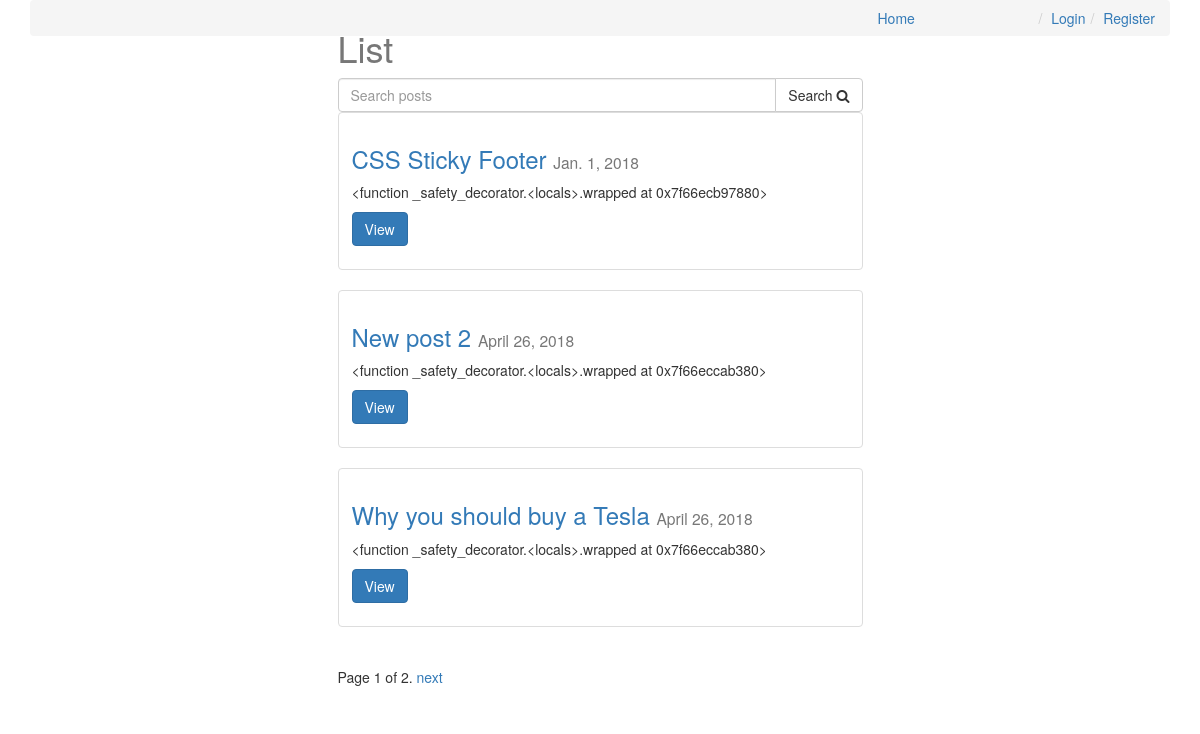
/?page=1, run on the app's committed database.
### posts/models.py (models this page shows, shortened)
class Post(models.Model):
    user = models.ForeignKey(settings.AUTH_USER_MODEL, default=1)
    title = models.CharField(max_length=120)
    slug = models.SlugField(unique=True)
    image = models.ImageField(
        null=True,
        blank=True,
        upload_to=upload_location,
        width_field='width_field',
        height_field='height_field',
    )
    height_field = models.IntegerField(default=0)
    width_field = models.IntegerField(default=0)
    content = models.TextField()
    draft = models.BooleanField(default=False)
    publish = models.DateField(auto_now=False, auto_now_add=False)
    read_time = models.IntegerField(default=0)
    updated = models.DateTimeField(auto_now=True, auto_now_add=False)
    timestamp = models.DateTimeField(auto_now=False, auto_now_add=True)
    objects = PostManager()
    def get_absolute_url(self):
        return reverse('posts:detail', kwargs={'slug': self.slug})
    def get_markdown(self):
        content = self.content
        return mark_safe(markdown(content))
    class Meta:
        ordering = ['-timestamp', '-updated']

### posts/views.py (the view, shortened to what this page needs)
# urls.py: url(r'^$', post_list, name='list'),
def post_list(request):
    if request.user.is_staff or request.user.is_superuser:
        queryset_list = Post.objects.all()
    else:
        queryset_list = Post.objects.active()
    query = request.GET.get("q")
    today = timezone.now().date()
    paginator = Paginator(queryset_list, 3)
    page = request.GET.get('page')
    try:
        queryset = paginator.page(page)
    except PageNotAnInteger:
        queryset = paginator.page(1)
    except EmptyPage:
        queryset = paginator.page(paginator.num_pages)
    context = {
        'title': 'List',
        'object_list': queryset,
        'today': today,
    }
    return render(request, 'post_list.html', context)

### posts/models.py (called while the page is built)
    def active(self, *args, **kwargs):
        return super(PostManager, self).filter(draft=False)\
                                       .filter(publish__lte=timezone.now())

### templates/post_list.html (shortened to what this page needs)
{% extends "base.html" %}
{% block content %}
    <div class='col-sm-6 col-sm-offset-3'>
        <h1>{{ title }}</h1>
        <form method="GET" action="">
            <div class="input-group">
                <input class="form-control" type="text" name="q" placeholder="Search posts" value="{{ request.GET.q }}">
                <span class="input-group-btn">
                    <button class="btn btn-default" type="submit">Search <i class="fa fa-search"></i></button>
                </span>
            </div>
        </form>
        {% for obj in object_list %}
            <div class='row'>
                <div class='col-sm-12'>
                    <div class='thumbnail'>
                        <div class='caption post-detail-item'>
                            <h3>
                                <a href="{{ obj.get_absolute_url }}">
                                    {{ obj.title }}
                                </a> <small>{{ obj.publish }}</small>
                            </h3>
                            <p class=''>{{ obj.get_markdown }}</p>
                            <p><a href='{{ obj.get_absolute_url }}' class='btn btn-primary' role='button'>View</a></p>
                        </div>
                    </div>
                </div>
            </div>
        {% endfor %}
        <div class="pagination">
            <span class="step-links">
                <span class="current">
                    Page {{ object_list.number }} of {{ object_list.paginator.num_pages }}.
                </span>
                {% if object_list.has_next %}
                    <a href="?page={{ object_list.next_page_number }}{% if request.GET.q %}&q={{ request.GET.q }}{% endif %}">next</a>
                {% endif %}
            </span>
        </div>
    </div>
{% endblock content %}

### static/css/base.css (style rules this page uses)
h1 { color: #777777; }

### data on the page
Post: title "CSS Sticky Footer", publish "Jan. 1, 2018", get_markdown "<function _safety_decorator.<locals>.wrapped at 0x7f66ecb97880>"
Post: title "New post 2", publish "April 26, 2018", get_markdown "<function _safety_decorator.<locals>.wrapped at 0x7f66eccab380>"
Post: title "Why you should buy a Tesla", publish "April 26, 2018", get_markdown "<function _safety_decorator.<locals>.wrapped at 0x7f66eccab380>"

### other printed values
{{ title }} "List"
{{ object_list.number }} "1"
{{ object_list.paginator.num_pages }} "2"
